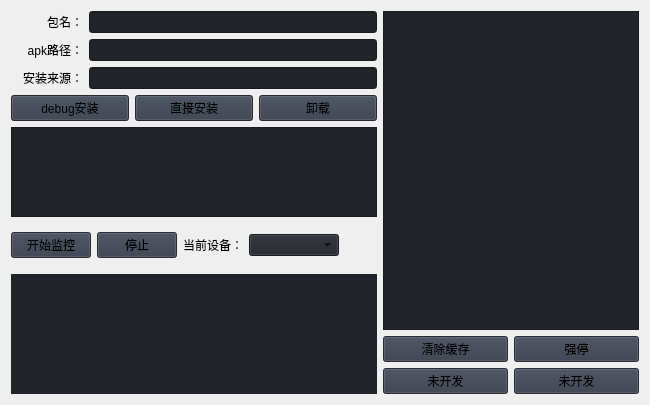
                     <widget class="QWidget" name="new_page">
                      <layout class="QHBoxLayout" name="horizontalLayout_18" stretch="5,4">
                       <item>
                        <layout class="QVBoxLayout" name="verticalLayout_20" stretch="1,3,1,4">
                         <item>
                          <layout class="QVBoxLayout" name="verticalLayout_21">
                           <item>
                            <layout class="QHBoxLayout" name="horizontalLayout_21" stretch="2,8">
                             <item>
                              <widget class="QLabel" name="label">
                               <property name="styleSheet">
                                <string notr="true">font: 12pt &quot;楷体&quot;;</string>
                               </property>
                               <property name="text">
                                <string>包名：</string>
                               </property>
                               <property name="alignment">
                                <set>Qt::AlignRight|Qt::AlignTrailing|Qt::AlignVCenter</set>
                               </property>
                              </widget>
                             </item>
                             <item>
                              <widget class="QLineEdit" name="packageName">
                               <property name="styleSheet">
                                <string notr="true">background-color: rgb(33, 37, 43);</string>
                               </property>
                              </widget>
                             </item>
                            </layout>
                           </item>
                           <item>
                            <layout class="QHBoxLayout" name="horizontalLayout_20" stretch="2,8">
                             <item>
                              <widget class="QLabel" name="label_8">
                               <property name="styleSheet">
                                <string notr="true">font: 12pt &quot;楷体&quot;;</string>
                               </property>
                               <property name="text">
                                <string>apk路径：</string>
                               </property>
                               <property name="alignment">
                                <set>Qt::AlignRight|Qt::AlignTrailing|Qt::AlignVCenter</set>
                               </property>
                              </widget>
                             </item>
                             <item>
                              <widget class="QLineEdit" name="apkPath">
                               <property name="styleSheet">
                                <string notr="true">background-color: rgb(33, 37, 43);</string>
                               </property>
                              </widget>
                             </item>
                            </layout>
                           </item>
                           <item>
                            <layout class="QHBoxLayout" name="horizontalLayout_22" stretch="2,8">
                             <item>
                              <widget class="QLabel" name="label_9">
                               <property name="styleSheet">
                                <string notr="true">font: 12pt &quot;楷体&quot;;</string>
                               </property>
                               <property name="text">
                                <string>安装来源：</string>
                               </property>
                               <property name="alignment">
                                <set>Qt::AlignRight|Qt::AlignTrailing|Qt::AlignVCenter</set>
                               </property>
                              </widget>
                             </item>
                             <item>
                              <widget class="QLineEdit" name="lineEdit_2">
                               <property name="styleSheet">
                                <string notr="true">background-color: rgb(33, 37, 43);</string>
                               </property>
                              </widget>
                             </item>
                            </layout>
                           </item>
                           <item>
                            <layout class="QHBoxLayout" name="horizontalLayout_24">
                             <item>
                              <widget class="QPushButton" name="debugInstall">
                               <property name="cursor">
                                <cursorShape>PointingHandCursor</cursorShape>
                               </property>
                               <property name="styleSheet">
                                <string notr="true">background-color: rgb(52, 59, 72);
font: 12pt &quot;楷体&quot;;</string>
                               </property>
                               <property name="text">
                                <string>debug安装</string>
                               </property>
                              </widget>
                             </item>
                             <item>
                              <widget class="QPushButton" name="Install">
                               <property name="cursor">
                                <cursorShape>PointingHandCursor</cursorShape>
                               </property>
                               <property name="styleSheet">
                                <string notr="true">background-color: rgb(52, 59, 72);
font: 12pt &quot;楷体&quot;;</string>
                               </property>
                               <property name="text">
                                <string>直接安装</string>
                               </property>
                              </widget>
                             </item>
                             <item>
                              <widget class="QPushButton" name="uninstall">
                               <property name="cursor">
                                <cursorShape>PointingHandCursor</cursorShape>
                               </property>
                               <property name="styleSheet">
                                <string notr="true">background-color: rgb(52, 59, 72);
font: 12pt &quot;楷体&quot;;</string>
                               </property>
                               <property name="text">
                                <string>卸载</string>
                               </property>
                              </widget>
                             </item>
                            </layout>
                           </item>
                          </layout>
                         </item>
                         <item>
                          <widget class="QPlainTextEdit" name="plainTextEdit_2">
                           <property name="styleSheet">
                            <string notr="true">background-color: rgb(33, 37, 43);</string>
                           </property>
                           <property name="frameShadow">
                            <enum>QFrame::Sunken</enum>
                           </property>
                          </widget>
                         </item>
                         <item>
                          <layout class="QHBoxLayout" name="horizontalLayout_23" stretch="2,2,1,3,0">
                           <property name="spacing">
                            <number>6</number>
                           </property>
                           <item>
                            <widget class="QPushButton" name="plotBtn">
                             <property name="cursor">
                              <cursorShape>PointingHandCursor</cursorShape>
                             </property>
                             <property name="styleSheet">
                              <string notr="true">background-color: rgb(52, 59, 72);
font: 12pt &quot;楷体&quot;;</string>
                             </property>
                             <property name="text">
                              <string>开始监控</string>
                             </property>
                            </widget>
                           </item>
                           <item>
                            <widget class="QPushButton" name="endplotBtn">
                             <property name="cursor">
                              <cursorShape>PointingHandCursor</cursorShape>
                             </property>
                             <property name="styleSheet">
                              <string notr="true">background-color: rgb(52, 59, 72);
font: 12pt &quot;楷体&quot;;</string>
                             </property>
                             <property name="text">
                              <string>停止</string>
                             </property>
                            </widget>
                           </item>
                           <item>
                            <widget class="QLabel" name="label_10">
                             <property name="styleSheet">
                              <string notr="true">font: 12pt &quot;楷体&quot;;</string>
                             </property>
                             <property name="text">
                              <string>当前设备：</string>
                             </property>
                             <property name="textFormat">
                              <enum>Qt::RichText</enum>
                             </property>
                             <property name="alignment">
                              <set>Qt::AlignLeading|Qt::AlignLeft|Qt::AlignVCenter</set>
                             </property>
                            </widget>
                           </item>
                           <item>
                            <widget class="QComboBox" name="device_serial">
                             <property name="styleSheet">
                              <string notr="true">background-color: rgb(33, 37, 43);
font: 12pt &quot;楷体&quot;;</string>
                             </property>
                             <property name="placeholderText">
                              <string>请连接设备</string>
                             </property>
                            </widget>
                           </item>
                           <item>
                            <widget class="QPushButton" name="refreshBtm">
                             <property name="sizePolicy">
                              <sizepolicy hsizetype="Expanding" vsizetype="Fixed">
                               <horstretch>0</horstretch>
                               <verstretch>0</verstretch>
                              </sizepolicy>
                             </property>
                             <property name="minimumSize">
                              <size>
                               <width>0</width>
                               <height>45</height>
                              </size>
                             </property>
                             <property name="cursor">
                              <cursorShape>PointingHandCursor</cursorShape>
                             </property>
                             <property name="focusPolicy">
                              <enum>Qt::StrongFocus</enum>
                             </property>
                             <property name="layoutDirection">
                              <enum>Qt::LeftToRight</enum>
                             </property>
                             <property name="styleSheet">
                              <string notr="true">image: url(:/icons/images/icons/cil-loop-circular.png);
border: none;</string>
                             </property>
                             <property name="text">
                              <string/>
                             </property>
                             <property name="autoRepeat">
                              <bool>true</bool>
                             </property>
                             <property name="autoRepeatDelay">
                              <number>300</number>
                             </property>
                            </widget>
                           </item>
                          </layout>
                         </item>
                         <item>
                          <widget class="PlotWidget" name="plotout" native="true">
                           <property name="styleSheet">
                            <string notr="true">background-color: rgb(33, 37, 43);</string>
                           </property>
                           <layout class="QHBoxLayout" name="horizontalLayout_19"/>
                          </widget>
                         </item>
                        </layout>
                       </item>
                       <item>
                        <layout class="QVBoxLayout" name="verticalLayout_23" stretch="8,2">
                         <item>
                          <widget class="QPlainTextEdit" name="resultLog">
                           <property name="styleSheet">
                            <string notr="true">background-color: rgb(33, 37, 43);</string>
                           </property>
                          </widget>
                         </item>
                         <item>
                          <layout class="QGridLayout" name="gridLayout_3">
                           <item row="1" column="0">
                            <widget class="QPushButton" name="pushButton_7">
                             <property name="cursor">
                              <cursorShape>PointingHandCursor</cursorShape>
                             </property>
                             <property name="styleSheet">
                              <string notr="true">background-color: rgb(52, 59, 72);
font: 12pt &quot;楷体&quot;;</string>
                             </property>
                             <property name="text">
                              <string>未开发</string>
                             </property>
                            </widget>
                           </item>
                           <item row="0" column="0">
                            <widget class="QPushButton" name="pushButton_6">
                             <property name="cursor">
                              <cursorShape>PointingHandCursor</cursorShape>
                             </property>
                             <property name="styleSheet">
                              <string notr="true">background-color: rgb(52, 59, 72);
font: 12pt &quot;楷体&quot;;</string>
                             </property>
                             <property name="text">
                              <string>清除缓存</string>
                             </property>
                            </widget>
                           </item>
                           <item row="0" column="1">
                            <widget class="QPushButton" name="pushButton_8">
                             <property name="cursor">
                              <cursorShape>PointingHandCursor</cursorShape>
                             </property>
                             <property name="styleSheet">
                              <string notr="true">background-color: rgb(52, 59, 72);
font: 12pt &quot;楷体&quot;;</string>
                             </property>
                             <property name="text">
                              <string>强停</string>
                             </property>
                            </widget>
                           </item>
                           <item row="1" column="1">
                            <widget class="QPushButton" name="pushButton_9">
                             <property name="cursor">
                              <cursorShape>PointingHandCursor</cursorShape>
                             </property>
                             <property name="styleSheet">
                              <string notr="true">background-color: rgb(52, 59, 72);
font: 12pt &quot;楷体&quot;;</string>
                             </property>
                             <property name="text">
                              <string>未开发</string>
                             </property>
                            </widget>
                           </item>
                          </layout>
                         </item>
                        </layout>
                       </item>
                      </layout>
                     </widget>
